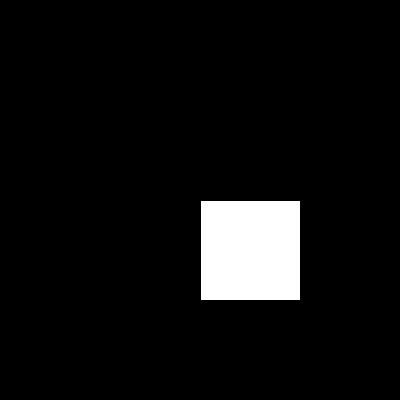
Frame 1 (no input)
Frame 60 (the mouse pressed at the canvas centre just before this capture): blank canvas, image omitted
Frame 120 (the mouse held since frame 60 and released just before this capture): identical to frame 1, image omitted

The Processing sketch that drew this single still picture (run headless with seeded random() and noise(); from frame 60 on, the mouse is pressed at the canvas centre):

// Processing sketch: week04_v1_duration
// ── week04_v1_duration.pde
float duration;
boolean isOn;
int count;
Wave dWave = new Wave(0, 40, 10,10);

void setup() {

  size(400, 400);
}

void draw() {
  background(0);  
  count++;
  if (count > duration) {
    count = 0;
    isOn = !isOn;
    duration = dWave.wave();
  }

  if (isOn) rect(width/2, height/2, 100, 100);
}


// ── Wave.pde
class Wave {
  float f,a,t,o;

    Wave(float _t, float _f, float _a, float _o) {
    t = _t;
    a = _a;
    f = _f;
    o = _o;
  }
  float wave() {
    t+=0.01;
    return sin(f*t)*a;
  }
}
